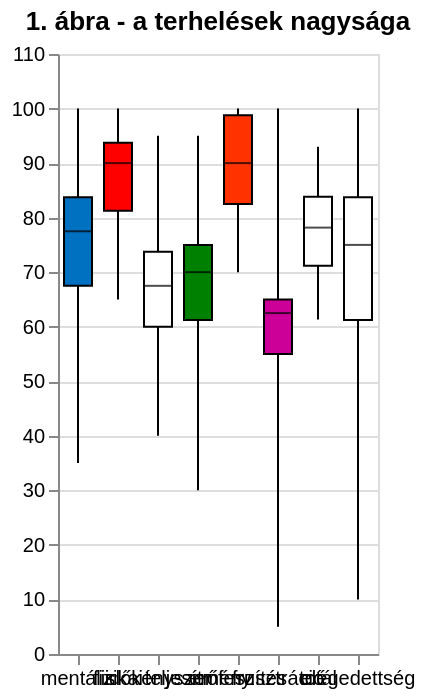

Write the Vega-Lite specification saved for this chart.
### Vega-Lite specification from a JSON file in a GitHub repository (floating-point values rounded to 4 significant figures)
{"$schema": "https://vega.github.io/schema/vega-lite/v5.json", "description": "A simple bar chart with embedded data.", "title": "1. ábra - a terhelések nagysága", "data": {"values": [{"Dim": "mentális", "color": "rgb(0, 112, 192)", "lower": 35.0, "q1": 67.5, "median": 77.5, "q3": 83.75, "upper": 100, "outliers": []}, {"Dim": "fizikai", "color": "rgb(255, 0, 0)", "lower": 65.0, "q1": 81.25, "median": 90, "q3": 93.75, "upper": 100, "outliers": []}, {"Dim": "időkényszer", "color": "rgb(255, 255, 255)", "lower": 40.0, "q1": 60.0, "median": 67.5, "q3": 73.75, "upper": 95.0, "outliers": []}, {"Dim": "teljesítmény", "color": "rgb(0, 128, 0)", "lower": 30.0, "q1": 61.25, "median": 70.0, "q3": 75.0, "upper": 95.0, "outliers": []}, {"Dim": "erőfeszítés", "color": "rgb(255, 50, 00)", "lower": 70.0, "q1": 82.5, "median": 90.0, "q3": 98.75, "upper": 100.0, "outliers": []}, {"Dim": "frusztráció", "color": "rgb(204, 0, 153)", "lower": 5.0, "q1": 55.0, "median": 62.5, "q3": 65.0, "upper": 100.0, "outliers": []}, {"Dim": "totál", "color": "rgb(255, 255, 255)", "lower": 61.33, "q1": 71.17, "median": 78.17, "q3": 83.83, "upper": 93.0, "outliers": []}, {"Dim": "elégedettség", "color": "rgb(255, 255, 255)", "lower": 10.0, "q1": 61.25, "median": 75.0, "q3": 83.75, "upper": 100.0, "outliers": []}]}, "encoding": {"x": {"field": "Dim", "type": "nominal", "title": null, "sort": null, "axis": {"labelAngle": 0}}}, "layer": [{"mark": {"type": "rule"}, "encoding": {"y": {"field": "lower", "type": "quantitative", "scale": {"zero": false}, "title": null}, "y2": {"field": "upper"}}}, {"mark": {"type": "bar", "size": 14, "opacity": 1.0, "stroke": "black", "strokeWidth": 1}, "encoding": {"y": {"field": "q1", "type": "quantitative", "scale": {"domain": [0, 110]}}, "y2": {"field": "q3"}, "color": {"field": "color", "type": "nominal", "legend": null, "scale": null}}}, {"mark": {"type": "tick", "color": "black", "size": 14}, "encoding": {"y": {"field": "median", "type": "quantitative"}}}, {"transform": [{"flatten": ["outliers"]}], "mark": {"type": "point", "style": "boxplot-outliers"}, "encoding": {"y": {"field": "outliers", "type": "quantitative"}}}]}
